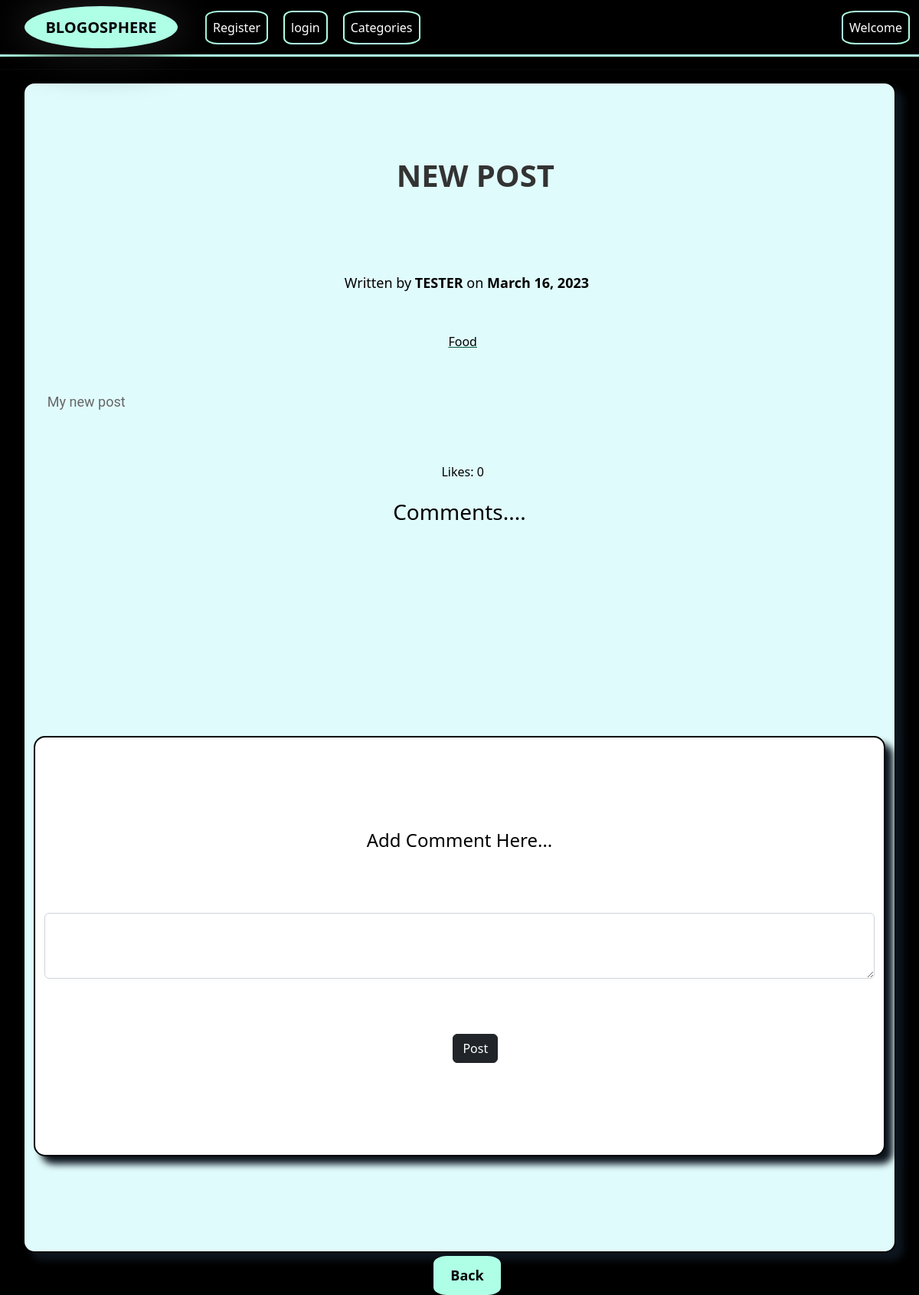
Page /Article/77 on the committed database.
### blogs/models.py (models this page shows, shortened)
class Post(models.Model):
    title=models.CharField(max_length=2000)
    author=models.ForeignKey(User,on_delete=models.CASCADE)
    body=models.TextField(default="")
    date_posted=models.DateField(auto_now_add=True)
    category=models.CharField(max_length=255,default='tech')
    likes=models.ManyToManyField(User,related_name='blog_posts')
    def total_likes(self):
        return self.likes.count()

### blogs/views.py (the view)
# urls.py: path('Article/<int:pk>', ArticleDetailView.as_view(), name='indexDetail'),
class ArticleDetailView(DetailView):
       model=Post
       template_name='indexDetail.html'
       def get_context_data(self, **kwargs):
              context=super(ArticleDetailView,self).get_context_data()
              stuff=get_object_or_404(Post,id=self.kwargs['pk'])
              liked=False
              if stuff.likes.filter(id=self.request.user.id).exists():
                     liked=True
              total_likes=stuff.total_likes()
              context["total_likes"]=total_likes
              context["liked"]=liked
              return context

### templates/indexDetail.html (shortened to what this page needs)
{% extends "base.html" %}
{% block content %}
<div class="container my-1" style="background-size: cover; background-color: #e0fbfc; white-space: pre-wrap;text-align: center;">
  <h1 style=" padding:0%; color: #333; font-weight: bold; font-family: 'Open Sans', sans-serif; text-transform: uppercase;">
    {{post.title}}</h1>
  <div class="written-by" style="text-align: center; margin-top: 20px; font-size: 18px;">
    Written by <span style="font-weight: bold;">{{post.author}}</span> on <span
      style="font-weight: bold;">{{post.date_posted}}</span>
  </div>
  <a style="text-decoration:underline rgb(2, 87, 67); color:black"
        href="{%url 'category' post.category%}">{{post.category}}</a>
  <p style="font-family: 'Roboto', sans-serif; font-size: 18px; line-height: 1.6; color: #666; text-align: justify;">
    {{post.body}}</p>
  Likes: {{total_likes}}
  <h3>Comments....</h3>
  <div>
  </div>
  <form method="post">
    <div class="container my-1">
      <div class="form-group">
        <strong>
          <h4 for="exampleFormControlTextarea1">Add Comment Here...</h4>
        </strong>
        <textarea class="form-control" name="comment" id="comment" rows="3"></textarea>
        <div>
          <a class="btn btn-dark" href="{%url 'Home'%}">Post</a>
        </div>
      </div>
    </div>
  </form>
</div>
<div class="d-flex justify-content-center container">
  <a class="read-more" style="position: relative;" href="{%url 'Home'%}">Back</a>
</div>
{% endblock %}

### static/css/pain..css (style rules this page uses)
.my-1 { background-color: rgb(255, 255, 255); justify-content: center; text-align: center; color:rgb(0, 0, 0); border-radius: 15px; border: 2px solid black; margin-right: 20px; margin-left: 20px; box-shadow: 10px 10px 10px rgb(13, 21, 30); }
.read-more { display: inline-block; position: relative; font-size: 18px; font-weight: bold; padding: 10px 20px; color: black; background-color: #aeffe5; border-radius: 20%; border: 2px solid #aeffe5; text-decoration: none; overflow: hidden; z-index: 1; transition: all 0.3s ease; margin-inline-start: 20px; }
.read-more:before { content: ''; position: absolute; top: -20px; left: -20px; width: 0; height: 0; border-radius: 50%; background-color: #fff; opacity: 0.5; transition: all 0.5s ease-out; z-index: -1; }

### templates/base.html (style rules this page uses)
body { background: rgb(0, 0, 0); }

### rows in the picture
Post: title "NEW POST", author "TESTER", date_posted "March 16, 2023", category "Food", body "My new post"

### other values in the picture
{{ total_likes }} "0"
